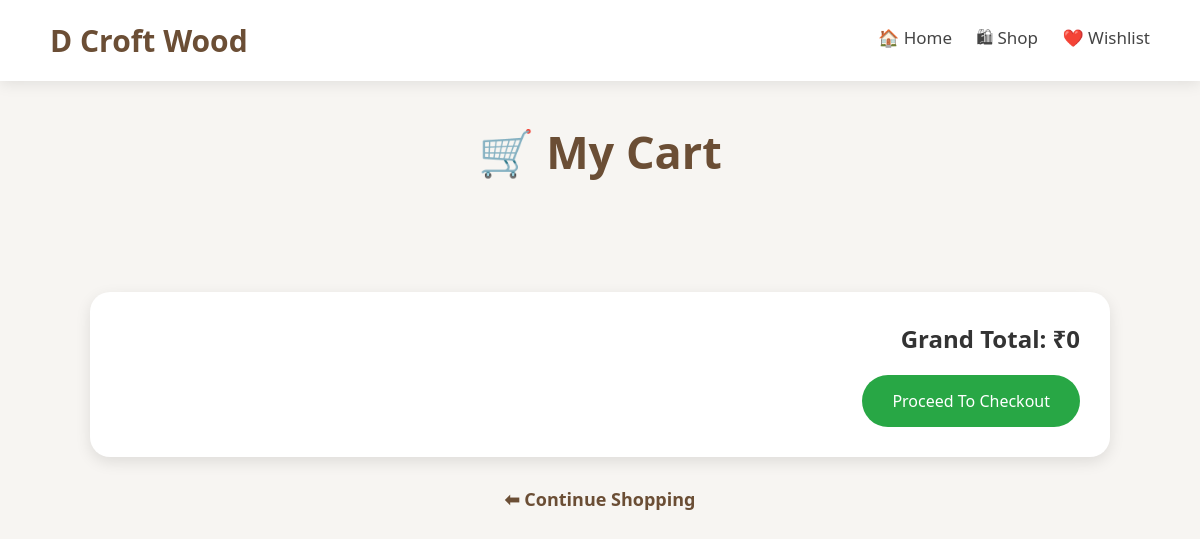
Before: /cart/ with the older database file.
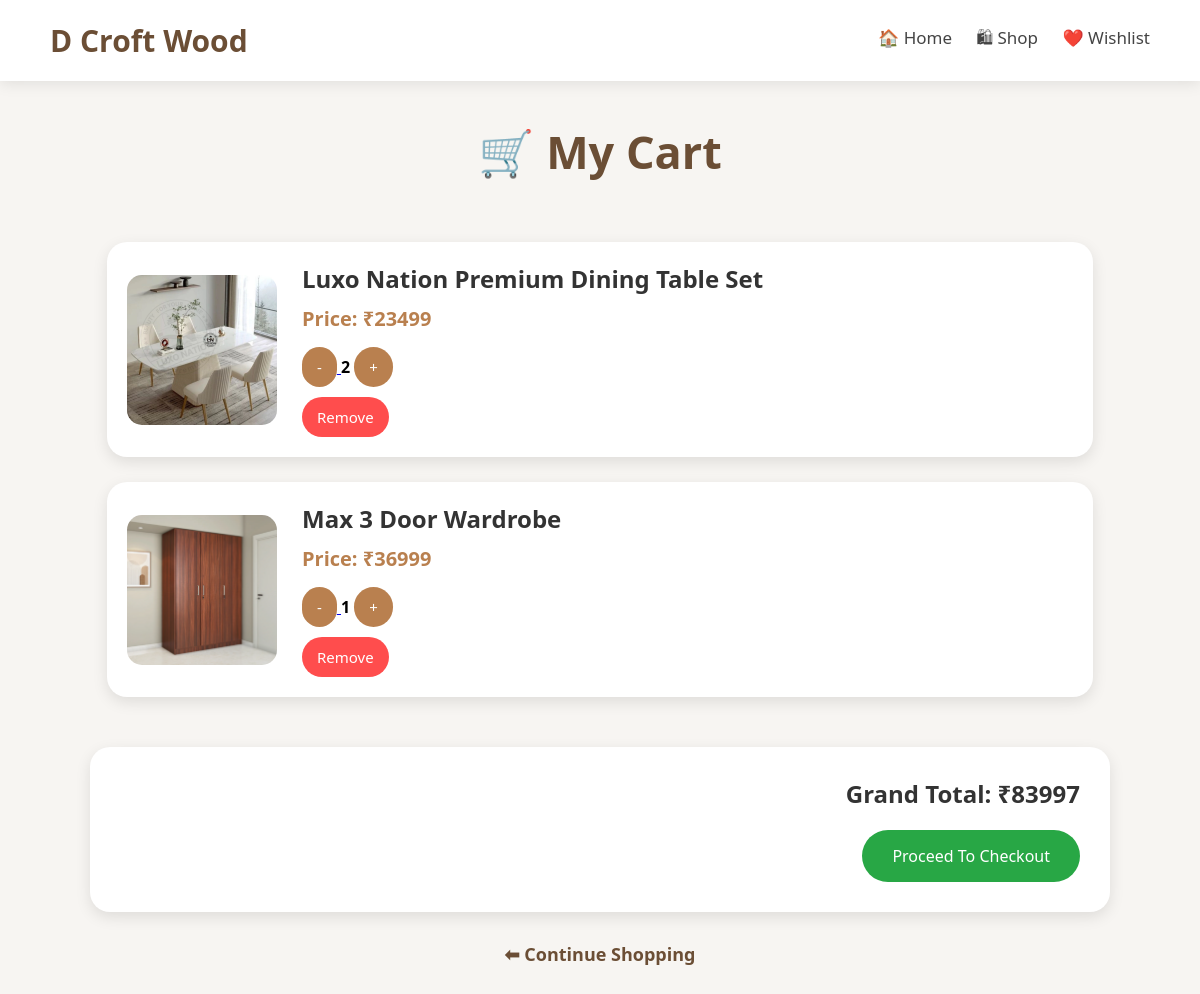
After: the same page with the newer database file.
### store/models.py (models this page shows, shortened)
class Cart(models.Model):
    product = models.ForeignKey(
        Product,
        on_delete=models.CASCADE
    )
    quantity = models.IntegerField(
        default=1
    )

class Product(models.Model):
    name = models.CharField(
        max_length=100
    )
    price = models.IntegerField()
    description = models.TextField()
    image = models.ImageField(
        upload_to='products/'
    )
    category = models.CharField(
        max_length=50,
        default="Furniture"
    )
    material = models.CharField(
        max_length=100,
        default="Wood"
    )
    dimensions = models.CharField(
        max_length=100,
        default="Standard Size"
    )

### store/views.py (the view)
# urls.py: path('cart/', views.cart, name='cart'),
def cart(request):
    items=Cart.objects.all()
    total=0
    for item in items:
        total+=(
            item.product.price*
            item.quantity
        )
    return render(
        request,
        'cart.html',
        {
            'items':items,
            'total':total
        }
    )

### store/templates/cart.html (shortened to what this page needs)
<!DOCTYPE html>
<html>
<head>
</head>
<body>
<header class="header">
<div class="logo">
<a href="/">
D Croft Wood
</a>
</div>
<div class="nav-links">
<a href="{% url 'home' %}">
🏠 Home
</a>
<a href="{% url 'shop' %}">
🛍 Shop
</a>
<a href="{% url 'wishlist' %}">
❤️ Wishlist
</a>
</div>
</header>
<div class="heading">
<h1>
🛒 My Cart
</h1>
</div>
<div class="cart-container">
{% for item in items %}
<div class="cart-card">
<img src="{{ item.product.image.url }}">
<div class="details">
<h2>
{{ item.product.name }}
</h2>
<p class="price">
Price: ₹{{ item.product.price }}
</p>
<p>
<a href="{% url 'decrease' item.id %}">
<button class="qty-btn">
-
</button>
</a>
<strong>
{{ item.quantity }}
</strong>
<a href="{% url 'increase' item.id %}">
<button class="qty-btn">
+
</button>
</a>
</p>
<a href="{% url 'remove_from_cart' item.id %}">
<button class="remove-btn">
Remove
</button>
</a>
</div>
</div>
{% endfor %}
</div>
<div class="total-box">
<h2>
Grand Total: ₹{{ total }}
</h2>
<a href="{% url 'checkout' %}">
<button class="checkout-btn">
Proceed To Checkout
</button>
</a>
</div>
<a class="back" href="/">
⬅ Continue Shopping
</a>
</body>
</html>

### store/templates/cart.html (style rules this page uses)
* { margin:0; padding:0; box-sizing:border-box; font-family:'Segoe UI',sans-serif; }
body { background:#f7f5f2; }
.header { background:white; padding:20px 50px; display:flex; justify-content:space-between; align-items:center; box-shadow:0 2px 15px rgba(0,0,0,.1); }
.logo a { text-decoration:none; font-size:30px; font-weight:bold; color:#6b4e35; }
.nav-links a { text-decoration:none; margin-left:20px; font-size:17px; font-weight:500; color:#444; }
.heading { text-align:center; padding:40px; }
.heading h1 { font-size:45px; color:#6b4e35; }
.cart-container { display:flex; flex-direction:column; gap:25px; padding:20px; }
.cart-card { width:85%; margin:auto; background:white; padding:20px; border-radius:20px; display:flex; align-items:center; box-shadow: 0px 5px 15px rgba(0,0,0,.1); transition:.4s; }
.cart-card img { width:150px; height:150px; object-fit:cover; border-radius:15px; margin-right:25px; }
.details { flex:1; }
.details h2 { margin-bottom:10px; color:#333; }
.price { font-size:20px; font-weight:bold; color:#b9804f; margin-bottom:15px; }
button { padding:10px 15px; border:none; border-radius:30px; cursor:pointer; font-size:15px; }
.qty-btn { background:#b9804f; color:white; }
.remove-btn { background:#ff4d4d; color:white; margin-top:10px; }
.total-box { width:85%; margin:auto; margin-top:30px; background:white; padding:30px; border-radius:20px; box-shadow: 0px 5px 15px rgba(0,0,0,.1); text-align:right; }
.total-box h2 { margin-bottom:20px; color:#333; }
.checkout-btn { padding:15px 30px; background:#28a745; color:white; border:none; border-radius:30px; font-size:16px; }
.back { display:block; text-align:center; margin:30px; text-decoration:none; font-size:18px; color:#6b4e35; font-weight:bold; }

Changed rows visible on the page:
added Cart: product.image (picture), product.name "Luxo Nation Premium Dining Table Set", product.price "23499", quantity "2"
added Cart: product.image (picture), product.name "Max 3 Door Wardrobe", product.price "36999", quantity "1"
Other visible differences:
{{ total }}: "0" → "83997"
